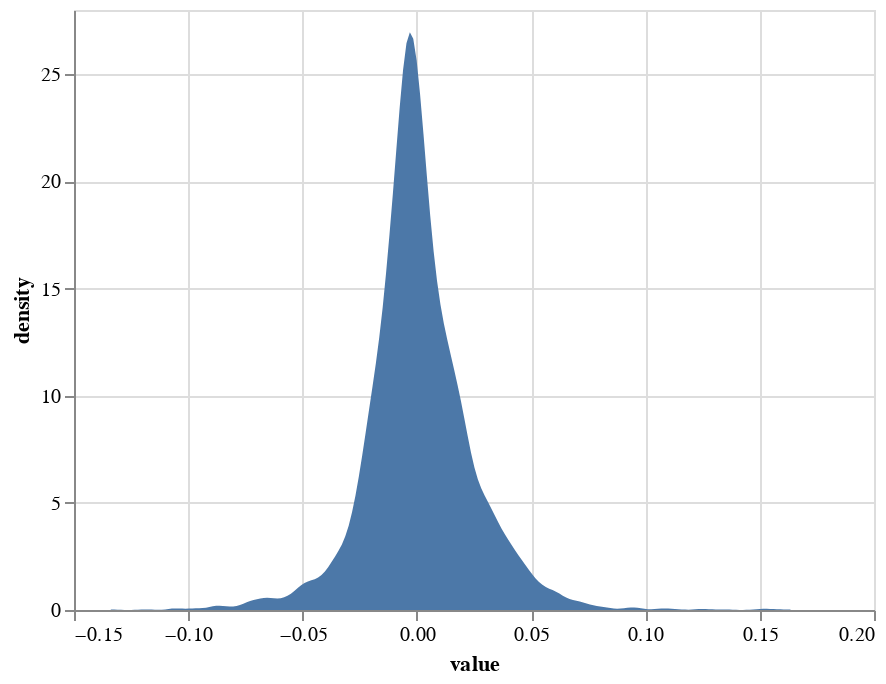

This figure's notebook cell:
### Code cell
(
    df_long.query("price_change == price_change")
    .sample(5000)
    .pipe(alt.Chart)
    .transform_density("price_change")
    .encode(x="value:Q", y="density:Q")
    .mark_area()
)

### Figure 1 — Vega-Lite specification as saved in the notebook (floating-point values rounded to 4 significant figures; data arrays with more than 128 entries replaced by an {"elided": "..."} marker saying what was removed)
{"config": {"view": {"continuousWidth": 400, "continuousHeight": 300}}, "data": {"name": "data-77c423f261d8ebb722e406905d045a27"}, "mark": "area", "encoding": {"x": {"field": "value", "type": "quantitative"}, "y": {"field": "density", "type": "quantitative"}}, "transform": [{"density": "price_change"}], "$schema": "https://vega.github.io/schema/vega-lite/v4.17.0.json", "datasets": {"data-77c423f261d8ebb722e406905d045a27": {"elided": "5000 records"}}}
